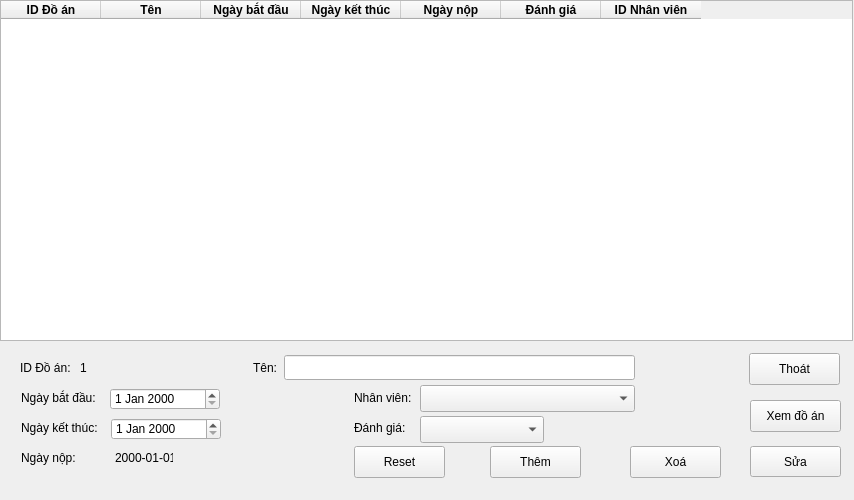
<?xml version="1.0" encoding="UTF-8"?>
<ui version="4.0">
 <class>MainWindow</class>
 <widget class="QMainWindow" name="MainWindow">
  <property name="geometry">
   <rect>
    <x>0</x>
    <y>0</y>
    <width>854</width>
    <height>500</height>
   </rect>
  </property>
  <property name="windowTitle">
   <string>MainWindow</string>
  </property>
  <widget class="QWidget" name="centralwidget">
   <widget class="QTableWidget" name="tableSanpham">
    <property name="geometry">
     <rect>
      <x>0</x>
      <y>0</y>
      <width>853</width>
      <height>341</height>
     </rect>
    </property>
    <column>
     <property name="text">
      <string>ID Đồ án</string>
     </property>
     <property name="font">
      <font>
       <bold>true</bold>
      </font>
     </property>
    </column>
    <column>
     <property name="text">
      <string>Tên</string>
     </property>
     <property name="font">
      <font>
       <bold>true</bold>
      </font>
     </property>
    </column>
    <column>
     <property name="text">
      <string>Ngày bắt đầu</string>
     </property>
     <property name="font">
      <font>
       <bold>true</bold>
      </font>
     </property>
    </column>
    <column>
     <property name="text">
      <string>Ngày kết thúc</string>
     </property>
     <property name="font">
      <font>
       <bold>true</bold>
      </font>
     </property>
    </column>
    <column>
     <property name="text">
      <string>Ngày nộp</string>
     </property>
     <property name="font">
      <font>
       <bold>true</bold>
      </font>
     </property>
    </column>
    <column>
     <property name="text">
      <string>Đánh giá</string>
     </property>
     <property name="font">
      <font>
       <bold>true</bold>
      </font>
     </property>
    </column>
    <column>
     <property name="text">
      <string>ID Nhân viên</string>
     </property>
     <property name="font">
      <font>
       <bold>true</bold>
      </font>
     </property>
    </column>
   </widget>
   <widget class="QLabel" name="label">
    <property name="geometry">
     <rect>
      <x>20</x>
      <y>360</y>
      <width>58</width>
      <height>16</height>
     </rect>
    </property>
    <property name="text">
     <string>ID Đồ án:</string>
    </property>
   </widget>
   <widget class="QLabel" name="label_2">
    <property name="geometry">
     <rect>
      <x>253</x>
      <y>360</y>
      <width>31</width>
      <height>16</height>
     </rect>
    </property>
    <property name="text">
     <string>Tên:</string>
    </property>
   </widget>
   <widget class="QLabel" name="labelIddoan">
    <property name="geometry">
     <rect>
      <x>80</x>
      <y>360</y>
      <width>41</width>
      <height>16</height>
     </rect>
    </property>
    <property name="text">
     <string>1</string>
    </property>
   </widget>
   <widget class="QLineEdit" name="lineEdit">
    <property name="geometry">
     <rect>
      <x>284</x>
      <y>355</y>
      <width>351</width>
      <height>25</height>
     </rect>
    </property>
   </widget>
   <widget class="QLabel" name="label_3">
    <property name="geometry">
     <rect>
      <x>21</x>
      <y>390</y>
      <width>91</width>
      <height>16</height>
     </rect>
    </property>
    <property name="text">
     <string>Ngày bắt đầu:</string>
    </property>
   </widget>
   <widget class="QDateEdit" name="startDay">
    <property name="geometry">
     <rect>
      <x>110</x>
      <y>388</y>
      <width>110</width>
      <height>22</height>
     </rect>
    </property>
   </widget>
   <widget class="QLabel" name="label_4">
    <property name="geometry">
     <rect>
      <x>21</x>
      <y>420</y>
      <width>91</width>
      <height>16</height>
     </rect>
    </property>
    <property name="text">
     <string>Ngày kết thúc:</string>
    </property>
   </widget>
   <widget class="QDateEdit" name="expDay">
    <property name="geometry">
     <rect>
      <x>111</x>
      <y>418</y>
      <width>110</width>
      <height>22</height>
     </rect>
    </property>
   </widget>
   <widget class="QLabel" name="label_5">
    <property name="geometry">
     <rect>
      <x>21</x>
      <y>450</y>
      <width>71</width>
      <height>16</height>
     </rect>
    </property>
    <property name="text">
     <string>Ngày nộp:</string>
    </property>
   </widget>
   <widget class="QLabel" name="label_6">
    <property name="geometry">
     <rect>
      <x>354</x>
      <y>390</y>
      <width>81</width>
      <height>16</height>
     </rect>
    </property>
    <property name="text">
     <string>Nhân viên:</string>
    </property>
   </widget>
   <widget class="QComboBox" name="cmbEmployee">
    <property name="geometry">
     <rect>
      <x>420</x>
      <y>385</y>
      <width>215</width>
      <height>27</height>
     </rect>
    </property>
   </widget>
   <widget class="QPushButton" name="exitBtn">
    <property name="geometry">
     <rect>
      <x>749</x>
      <y>353</y>
      <width>91</width>
      <height>32</height>
     </rect>
    </property>
    <property name="text">
     <string>Thoát</string>
    </property>
   </widget>
   <widget class="QPushButton" name="resetBtn">
    <property name="geometry">
     <rect>
      <x>354</x>
      <y>446</y>
      <width>91</width>
      <height>32</height>
     </rect>
    </property>
    <property name="text">
     <string>Reset</string>
    </property>
   </widget>
   <widget class="QPushButton" name="deleteBtn">
    <property name="geometry">
     <rect>
      <x>630</x>
      <y>446</y>
      <width>91</width>
      <height>32</height>
     </rect>
    </property>
    <property name="text">
     <string>Xoá</string>
    </property>
   </widget>
   <widget class="QPushButton" name="editBtn">
    <property name="geometry">
     <rect>
      <x>750</x>
      <y>446</y>
      <width>91</width>
      <height>31</height>
     </rect>
    </property>
    <property name="text">
     <string>Sửa</string>
    </property>
   </widget>
   <widget class="QLabel" name="label_7">
    <property name="geometry">
     <rect>
      <x>354</x>
      <y>420</y>
      <width>61</width>
      <height>16</height>
     </rect>
    </property>
    <property name="text">
     <string>Đánh giá:</string>
    </property>
   </widget>
   <widget class="QComboBox" name="cmbRating">
    <property name="geometry">
     <rect>
      <x>420</x>
      <y>416</y>
      <width>124</width>
      <height>27</height>
     </rect>
    </property>
   </widget>
   <widget class="QLabel" name="labelSubmitDay">
    <property name="geometry">
     <rect>
      <x>115</x>
      <y>450</y>
      <width>58</width>
      <height>16</height>
     </rect>
    </property>
    <property name="text">
     <string>2000-01-01</string>
    </property>
   </widget>
   <widget class="QPushButton" name="addBtn">
    <property name="geometry">
     <rect>
      <x>490</x>
      <y>446</y>
      <width>91</width>
      <height>32</height>
     </rect>
    </property>
    <property name="text">
     <string>Thêm</string>
    </property>
   </widget>
   <widget class="QPushButton" name="openBtn">
    <property name="geometry">
     <rect>
      <x>750</x>
      <y>400</y>
      <width>91</width>
      <height>32</height>
     </rect>
    </property>
    <property name="text">
     <string>Xem đồ án</string>
    </property>
   </widget>
  </widget>
 </widget>
 <resources/>
 <connections/>
</ui>
